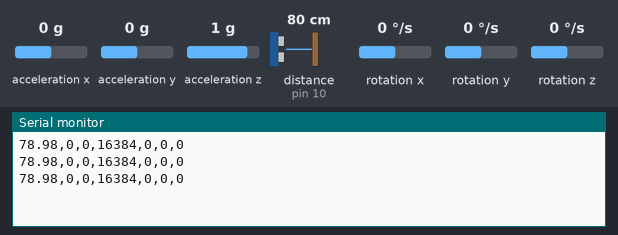
The sketch below on a simulated Arduino Uno, built with avr-gcc and run on an emulated ATmega328P. Parts: the last lines printed to the serial monitor. Wiring (inferred from the names in the program): ultrasonic range finder: trigger pin 9; echo pin 10. Inputs (shaded band) come from the test bench; at power-on: acceleration x 0 g, distance to the obstacle (sensor on pin 10) 80 cm, acceleration y 0 g, acceleration z 1 g, rotation x 0 °/s, rotation y 0 °/s, rotation z 0 °/s. The echo pulse lasts 58.3 µs per cm.

Above: at 1.2 s.
1.3 s: acceleration x set to -1.4 g
At 2.0 s:
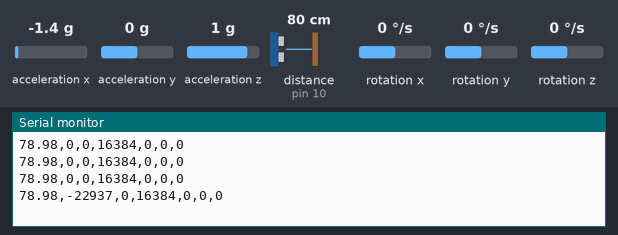
2.8 s: distance to the obstacle (sensor on pin 10) set to 2 cm
At 3.5 s:
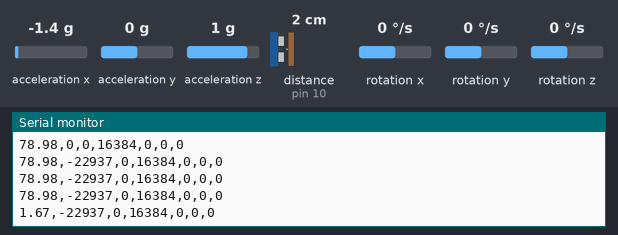
4.3 s: acceleration y set to -1.4 g
At 5.0 s:
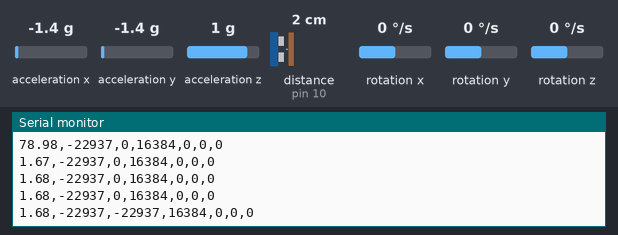
5.8 s: acceleration z set to -1.4 g
At 6.5 s:
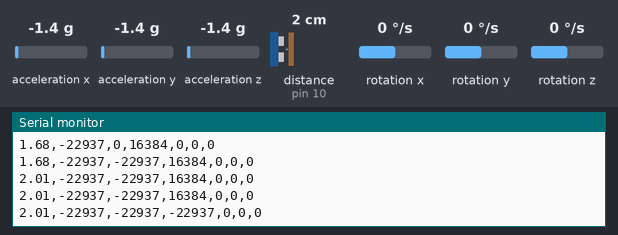
7.3 s: distance to the obstacle (sensor on pin 10) set to 4 cm
At 8.0 s:
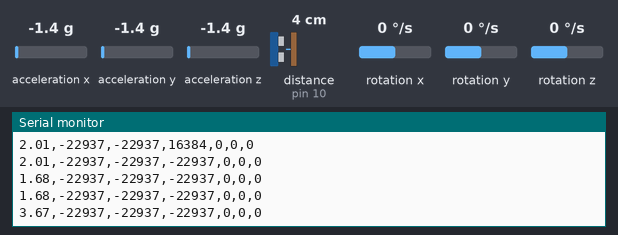
8.8 s: rotation x set to -192 °/s
At 9.6 s:
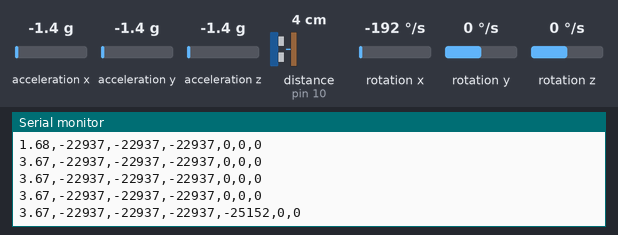
Timing chart, 0 to 11.3 s (numbered marks = the images above; inputs shaded):
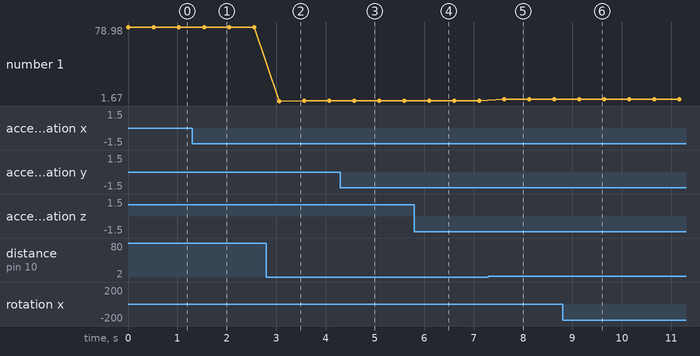

Measured:
- after the input at 1.3 s, the serial monitor: prints a new line after 0.24 s (image 1)
- after the input at 2.8 s, the serial monitor: prints a new line after 0.27 s (image 2)
- after the input at 4.3 s, the serial monitor: prints a new line after 0.28 s (image 3)
- after the input at 5.8 s, the serial monitor: prints a new line after 0.30 s (image 4)
- after the input at 7.3 s, the serial monitor: prints a new line after 0.32 s (image 5)
- after the input at 8.8 s, the serial monitor: prints a new line after 0.34 s (image 6)
- plotted number 1: 78.98 → 1.68 after the input at 2.8 s, 1.68 → 2.01 after the input at 4.3 s, 1.68 → 3.67 after the input at 7.3 s, 3.67 → 3.66 after the input at 8.8 s

The sketch:

Phase2_data.ino
```cpp
#include <Wire.h>
#include <MPU6050.h>

MPU6050 mpu;
const int trigPin = 9;
const int echoPin = 10;

void setup() {
  Serial.begin(9600);
  pinMode(trigPin, OUTPUT);
  pinMode(echoPin, INPUT);

  Wire.begin();
  mpu.initialize();
  // (Optional) check connection silently
  // if (!mpu.testConnection()) { /* handle error */ }
}

void loop() {
  // ——— Ultrasonic distance measurement ———
  digitalWrite(trigPin, LOW);
  delayMicroseconds(2);
  digitalWrite(trigPin, HIGH);
  delayMicroseconds(10);
  digitalWrite(trigPin, LOW);

  long duration = pulseIn(echoPin, HIGH, 30000);
  float distance = -1;
  if (duration > 0) {
    float d = duration * 0.034 / 2.0;
    if (d <= 200) distance = d;
  }

  // ——— MPU6050 accelerometer & gyro ———
  int16_t ax, ay, az, gx, gy, gz;
  mpu.getMotion6(&ax, &ay, &az, &gx, &gy, &gz);


  // ——— CSV Output: distance,ax,ay,az,gx,gy,gz ———
  if (distance < 0) {
    Serial.print(-1);            // use –1 for out-of-range
  } else {
    Serial.print(distance, 2);   // two decimal places
  }
  Serial.print(",");
  Serial.print(ax); Serial.print(",");
  Serial.print(ay); Serial.print(",");
  Serial.print(az); Serial.print(",");
  Serial.print(gx); Serial.print(",");
  Serial.print(gy); Serial.print(",");
  Serial.println(gz);

  delay(500);
}
```
